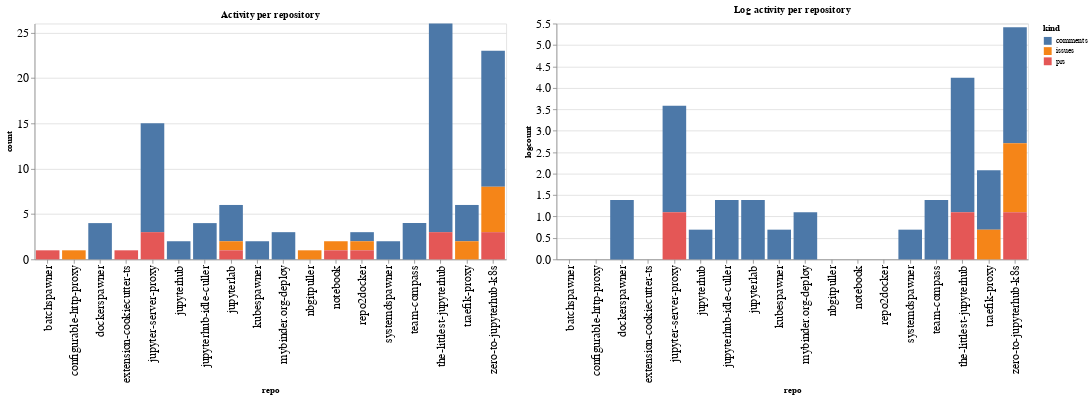

Source (notebook cell):
### Code cell
ch1 = alt.Chart(repo_summaries, width=600, title="Activity per repository").mark_bar().encode(
    x='repo',
    y='count',
    color='kind',
    tooltip="kind"
)

ch2 = alt.Chart(repo_summaries, width=600, title="Log activity per repository").mark_bar().encode(
    x='repo',
    y='logcount',
    color='kind',
    tooltip="kind"
)

ch1 | ch2

### Figure 1 — Vega-Lite specification as saved in the notebook (floating-point values rounded to 4 significant figures)
{"config": {"axisLeft": {"labelFontSize": 15}, "axisBottom": {"labelFontSize": 15}}, "hconcat": [{"mark": "bar", "encoding": {"color": {"type": "nominal", "field": "kind"}, "tooltip": {"type": "nominal", "field": "kind"}, "x": {"type": "nominal", "field": "repo"}, "y": {"type": "quantitative", "field": "count"}}, "title": "Activity per repository", "width": 600}, {"mark": "bar", "encoding": {"color": {"type": "nominal", "field": "kind"}, "tooltip": {"type": "nominal", "field": "kind"}, "x": {"type": "nominal", "field": "repo"}, "y": {"type": "quantitative", "field": "logcount"}}, "title": "Log activity per repository", "width": 600}], "data": {"name": "data-8743439c5b1d9e7a1df8cf447598e918"}, "$schema": "https://vega.github.io/schema/vega-lite/v4.8.1.json", "datasets": {"data-8743439c5b1d9e7a1df8cf447598e918": [{"repo": "batchspawner", "kind": "prs", "count": 1, "logcount": 0.0}, {"repo": "configurable-http-proxy", "kind": "issues", "count": 1, "logcount": 0.0}, {"repo": "dockerspawner", "kind": "comments", "count": 4, "logcount": 1.386}, {"repo": "extension-cookiecutter-ts", "kind": "prs", "count": 1, "logcount": 0.0}, {"repo": "jupyter-server-proxy", "kind": "comments", "count": 12, "logcount": 2.485}, {"repo": "jupyter-server-proxy", "kind": "prs", "count": 3, "logcount": 1.099}, {"repo": "jupyterhub", "kind": "comments", "count": 2, "logcount": 0.6931}, {"repo": "jupyterhub-idle-culler", "kind": "comments", "count": 4, "logcount": 1.386}, {"repo": "jupyterlab", "kind": "comments", "count": 4, "logcount": 1.386}, {"repo": "jupyterlab", "kind": "issues", "count": 1, "logcount": 0.0}, {"repo": "jupyterlab", "kind": "prs", "count": 1, "logcount": 0.0}, {"repo": "kubespawner", "kind": "comments", "count": 2, "logcount": 0.6931}, {"repo": "mybinder.org-deploy", "kind": "comments", "count": 3, "logcount": 1.099}, {"repo": "nbgitpuller", "kind": "issues", "count": 1, "logcount": 0.0}, {"repo": "notebook", "kind": "issues", "count": 1, "logcount": 0.0}, {"repo": "notebook", "kind": "prs", "count": 1, "logcount": 0.0}, {"repo": "repo2docker", "kind": "comments", "count": 1, "logcount": 0.0}, {"repo": "repo2docker", "kind": "issues", "count": 1, "logcount": 0.0}, {"repo": "repo2docker", "kind": "prs", "count": 1, "logcount": 0.0}, {"repo": "systemdspawner", "kind": "comments", "count": 2, "logcount": 0.6931}, {"repo": "team-compass", "kind": "comments", "count": 4, "logcount": 1.386}, {"repo": "the-littlest-jupyterhub", "kind": "comments", "count": 23, "logcount": 3.135}, {"repo": "the-littlest-jupyterhub", "kind": "prs", "count": 3, "logcount": 1.099}, {"repo": "traefik-proxy", "kind": "comments", "count": 4, "logcount": 1.386}, {"repo": "traefik-proxy", "kind": "issues", "count": 2, "logcount": 0.6931}, {"repo": "zero-to-jupyterhub-k8s", "kind": "comments", "count": 15, "logcount": 2.708}, {"repo": "zero-to-jupyterhub-k8s", "kind": "issues", "count": 5, "logcount": 1.609}, {"repo": "zero-to-jupyterhub-k8s", "kind": "prs", "count": 3, "logcount": 1.099}]}}
